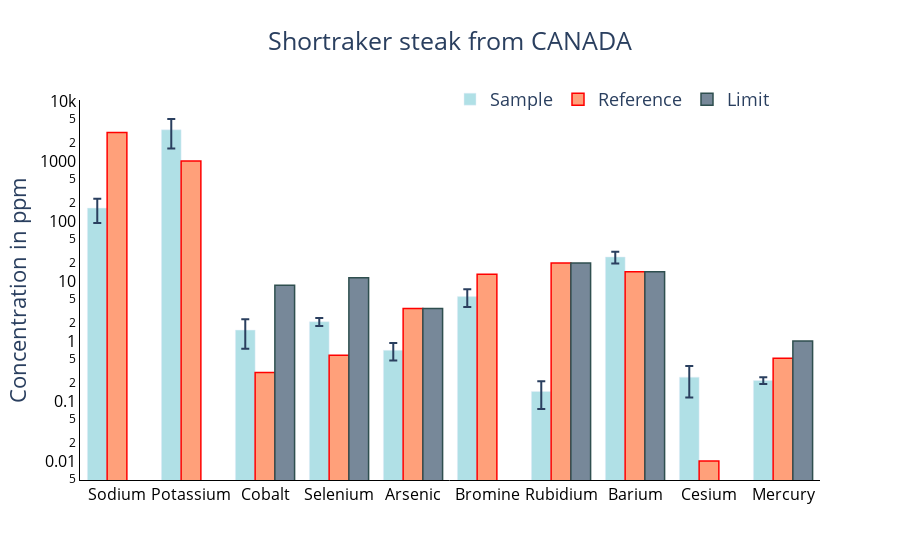

Here is the notebook cell this chart was saved with:
### Code cell
#sample 4
elements = ['Sodium', 'Potassium', 'Cobalt','Selenium', 'Arsenic', 'Bromine',
            'Rubidium', 'Barium', 'Cesium', 'Mercury']

ppm = [164.3, 3322.37, 1.52, 2.10, 0.7, 5.5, 0.144, 25.22, 0.25, 0.22]
x = np.linspace(1,len(ppm),len(ppm))
sys_unc = [70.72, 1700.69, 0.77, 0.2, 0.21, 1.8, 0.069, 2.03, 0.1, 0.027]
stat_unc = [7.94, 88.56, 0.11, 0.25, 0.081, 0.13, 0.014, 5.3, 0.091, 0.0065]
tot_unc = []
for i in x:
    val = (sys_unc[int(i)-1]**2+stat_unc[int(i)-1]**2)**0.5
    tot_unc.append(val)

mpl_fig = plt.figure(figsize=(12,5))
ax = mpl_fig.add_subplot(111)
width = 0.25
p1 = ax.bar(x, ppm, width, color='powderblue', label='Element')

#reference values (based on averages)
ppm2 = [3000, 1000, 0.3, 0.58, 3.5, 13, 20, 14.3, 0.01, 0.514]

#regulatory limits for the elements
limits = [0, 0, 8.48, 11.3, 3.5, 0, 20, 14.3, 0.0, 1]

#reference graph
p2 = ax.bar(x+0.25, ppm2, width, color='lightsalmon', edgecolor='red', alpha=0.3, label='Reference')
#error bars
p3 = plt.errorbar(x, ppm, yerr=tot_unc, fmt='.', ecolor='steelblue', capthick=1, capsize=2)
#limits graph
p4 = ax.bar(x-0.25, limits, width, color='lightslategray', edgecolor='k', label='Limit')

title_text = 'Shortraker steak from CANADA'
plt.xlabel('Element')
plt.ylabel('Concentration in ppm')
plt.title('Element ppm of Sample 4: Shortraker steak from Canada')
plt.legend()
plt.xticks(x, elements)
ax.set_yscale('log')
plt.show()

fig = go.Figure()
fig.add_trace(go.Bar(
    name='Sample',
    x=elements, 
    y=ppm,
    error_y=dict(type='data', array=tot_unc),
    marker_color='powderblue',
#    line_color='steelblue'
))
fig.add_trace(go.Bar( 
    name='Reference',
    x=elements,
    y=ppm2,
    marker_color='lightsalmon',
    marker_line_color='red',
    marker_line_width=1.5
))
fig.add_trace(go.Bar( 
    name='Limit',
    x=elements,
    y=limits,
    marker_color='lightslategray',
    marker_line_color='darkslategray',
    marker_line_width=1.5
))

fig.update_layout(yaxis_type="log")
fig.update_layout(plot_bgcolor='white')#,width=700, height=700)
fig.update_yaxes(linecolor='black',tickcolor='black',
                 tickfont=dict(color='black', size=16))
fig.update_xaxes(linecolor='black',tickfont=dict(color='black', size=16))
fig.update_layout(legend_orientation="h",legend=dict(x=0.5, y=1.05))
fig.update_layout(barmode='group')
fig.update_layout(title=title_text, title_x=0.5,
                  yaxis_title=y_title,
                  font=dict(size=18)
)

fig.show()
fig.write_html("2017-sample4.html",include_plotlyjs=False)

### Figure 1 — Plotly figure (JSON) as saved in the notebook; plotly's stock layout.template omitted (floating-point values rounded to 4 significant figures)
{"data": [{"error_y": {"array": [71.16, 1703.0, 0.7778, 0.3202, 0.2251, 1.805, 0.07041, 5.675, 0.1352, 0.02777], "type": "data"}, "marker": {"color": "powderblue"}, "name": "Sample", "type": "bar", "x": ["Sodium", "Potassium", "Cobalt", "Selenium", "Arsenic", "Bromine", "Rubidium", "Barium", "Cesium", "Mercury"], "y": [164.3, 3322.0, 1.52, 2.1, 0.7, 5.5, 0.144, 25.22, 0.25, 0.22]}, {"marker": {"color": "lightsalmon", "line": {"color": "red", "width": 1.5}}, "name": "Reference", "type": "bar", "x": ["Sodium", "Potassium", "Cobalt", "Selenium", "Arsenic", "Bromine", "Rubidium", "Barium", "Cesium", "Mercury"], "y": [3000, 1000, 0.3, 0.58, 3.5, 13, 20, 14.3, 0.01, 0.514]}, {"marker": {"color": "lightslategray", "line": {"color": "darkslategray", "width": 1.5}}, "name": "Limit", "type": "bar", "x": ["Sodium", "Potassium", "Cobalt", "Selenium", "Arsenic", "Bromine", "Rubidium", "Barium", "Cesium", "Mercury"], "y": [0, 0, 8.48, 11.3, 3.5, 0, 20, 14.3, 0, 1]}], "layout": {"barmode": "group", "font": {"size": 18}, "legend": {"orientation": "h", "x": 0.5, "y": 1.05}, "plot_bgcolor": "white", "title": {"text": "Shortraker steak from CANADA", "x": 0.5}, "xaxis": {"linecolor": "black", "tickfont": {"color": "black", "size": 16}}, "yaxis": {"linecolor": "black", "tickcolor": "black", "tickfont": {"color": "black", "size": 16}, "title": {"text": "Concentration in ppm"}, "type": "log"}}}
